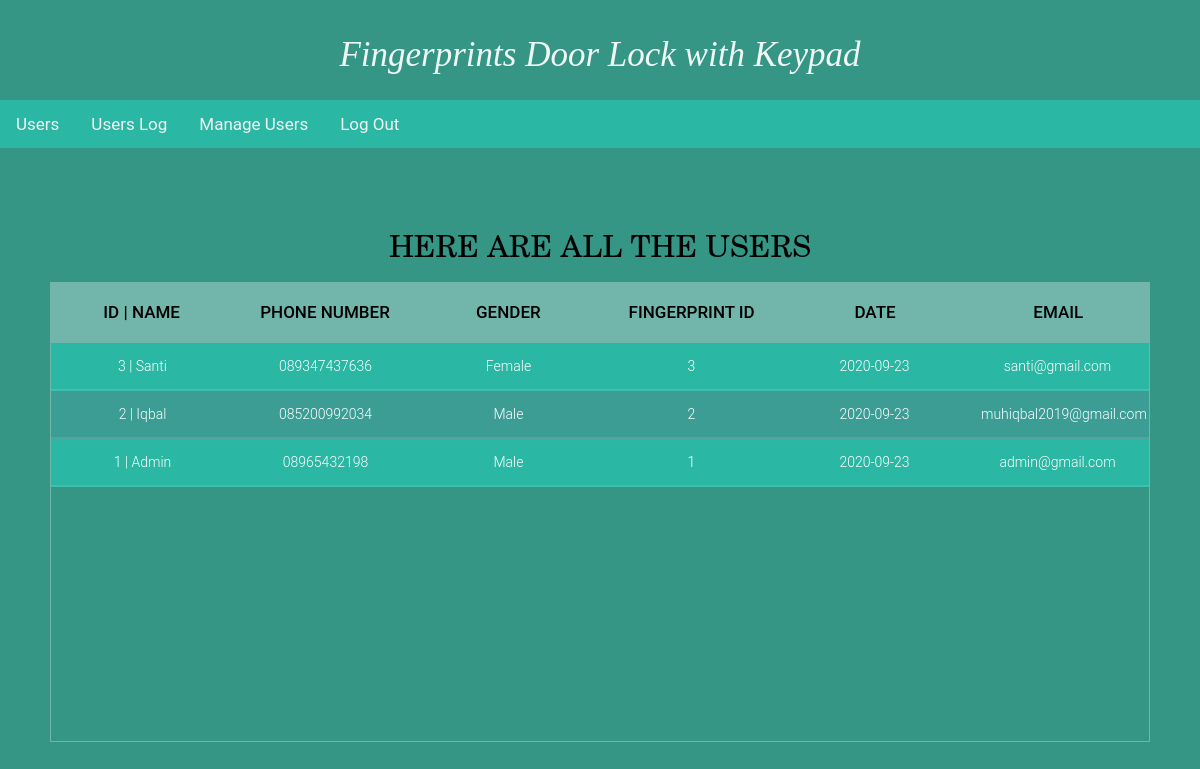
Screenshot of /index.php?login=success (signed in) with the database file from the repository.
### tables this page shows
CREATE TABLE `users` (
  `id` int(11) NOT NULL,
  `username` varchar(100) NOT NULL,
  `phone_number` varchar(14) NOT NULL,
  `gender` varchar(16) NOT NULL,
  `email` varchar(50) NOT NULL,
  `password` varchar(6) NOT NULL,
  `fingerprint_id` int(11) DEFAULT NULL,
  `fingerprint_select` tinyint(1) NOT NULL DEFAULT 0,
  `user_date` date NOT NULL,
  `del_fingerid` tinyint(1) NOT NULL DEFAULT 0,
  `add_fingerid` tinyint(1) NOT NULL DEFAULT 0
);

### index.php (the view, shortened to what this page needs)
<!DOCTYPE html>
<html>
<head>
<link rel="stylesheet" type="text/css" href="css/Users.css">
</head>
<body>
<?php include'header.php'; ?>
<main>
  <section>
  <h1 class="slideInDown animated">Here are all the Users</h1>
  <div class="tbl-header slideInRight animated">
    <table cellpadding="0" cellspacing="0" border="0">
      <thead>
        <tr>
          <th>ID | Name</th>
          <th>Phone Number</th>
          <th>Gender</th>
          <th>Fingerprint ID</th>
          <th>Date</th>
          <th>Email</th>
        </tr>
      </thead>
    </table>
  </div>
  <div class="tbl-content slideInRight animated">
    <table cellpadding="0" cellspacing="0" border="0">
      <tbody>
        <?php
          require'connectDB.php';
            $sql = "SELECT * FROM users WHERE NOT username='' ORDER BY id DESC";
            $result = mysqli_stmt_init($conn);
            if (!mysqli_stmt_prepare($result, $sql)) {
                echo '<p class="error">SQL Error</p>';
            }
            else{
              mysqli_stmt_execute($result);
                $resultl = mysqli_stmt_get_result($result);
              if (mysqli_num_rows($resultl) > 0){
                  while ($row = mysqli_fetch_assoc($resultl)){
          ?>
                      <TR>
                      <TD><?php echo $row['id']; echo" | "; echo $row['username'];?></TD>
                      <TD><?php echo $row['phone_number'];?></TD>
                      <TD><?php echo $row['gender'];?></TD>
                      <TD><?php echo $row['fingerprint_id'];?></TD>
                      <TD><?php echo $row['user_date'];?></TD>
                       <TD><?php echo $row['email'];?></TD>
                      </TR>
        <?php
                }
            }
          }
        ?>
      </tbody>
    </table>
  </div>
</section>
</main>
</body>
</html>

### header.php (shortened to what this page needs)
<head>
<link rel="stylesheet" href="https://cdnjs.cloudflare.com/ajax/libs/font-awesome/4.7.0/css/font-awesome.min.css">
<link rel="stylesheet" type="text/css" href="css/header.css">
</head>
<header>
<div class="header">
	<div class="logo">
		<a href="index.php">Fingerprints Door Lock with Keypad</a>
	</div>
</div>
<div class="topnav" id="myTopnav">
	<a href="index.php">Users</a>
    <a href="UsersLog.php">Users Log</a>
    <a href="ManageUsers.php">Manage Users</a>
    <?php
    	if (isset($_SESSION['Admin-name'])) {
    		echo '<a href="logout.php">Log Out</a>';
    	}
    	else{
    		echo '<a href="login.php">Log In</a>';
    	}
    ?>
</div>
</header>

### css/Users.css (style rules this page uses)
h1 { font-size: 30px; color: #000; text-transform: uppercase; font-weight: 300; font-family: New Century Schoolbook, TeX Gyre Schola, serif; text-align: center; margin-bottom: 15px; }
table { width:100%; table-layout: fixed; }
.tbl-header { background-color: rgba(255,255,255,0.3); }
.tbl-content { height:400px; overflow-x:auto; margin-top: 0px; border: 1px solid rgba(255,255,255,0.3); }
th { padding: 20px 15px; text-align: center; font-weight: 500; font-size: 17px; color: #000; text-transform: uppercase; }
td { padding: 15px; text-align: center; vertical-align:middle; font-weight: 300; font-size: 14px; color: #fff; border-bottom: solid 2px rgba(255,255,255,0.1); }
section { margin: 50px; }
section { overflow-x:hidden; }
.slideInRight { animation-name: slideInRight; }
.slideInDown { animation-name: slideInDown; }
.animated { animation-duration: 1s; animation-fill-mode: both; }

### css/header.css (style rules this page uses)
* { text-decoration: none; box-sizing: border-box; }
body { background: -webkit-linear-gradient(left, #0e251f, #21a0ab); background: #359686; font-family: 'Roboto', sans-serif; margin: 0; font-size: 15px; }
header, main { width: 100%; display: block; margin: 0 auto; }
.header { padding: 5px; width: 100%; height: 100px; }
.logo a { text-decoration: none; font-family: "Times New Roman", Times, serif; font-size: 35px; color: #ffffffed; font-style: italic; text-align: center; line-height: 100px; display: block; }
.topnav { overflow: hidden; background-color: #29bfaad9; }
.topnav a { float: left; display: block; color: #f2f2f2; text-align: center; padding: 14px 16px; text-decoration: none; font-size: 17px; }
tbody tr:nth-child(even) { background-color: #3d9e95fa; }
tbody tr:nth-child(odd) { background-color: #2ab8a4; }

### rows the page displays
users: id "3", username "Santi", phone_number "089347437636", gender "Female", fingerprint "3", user_date "2020-09-23", email "santi@gmail.com"
users: id "2", username "Iqbal", phone_number "085200992034", gender "Male", fingerprint "2", user_date "2020-09-23", email "muhiqbal2019@gmail.com"
users: id "1", username "Admin", phone_number "08965432198", gender "Male", fingerprint "1", user_date "2020-09-23", email "admin@gmail.com"
